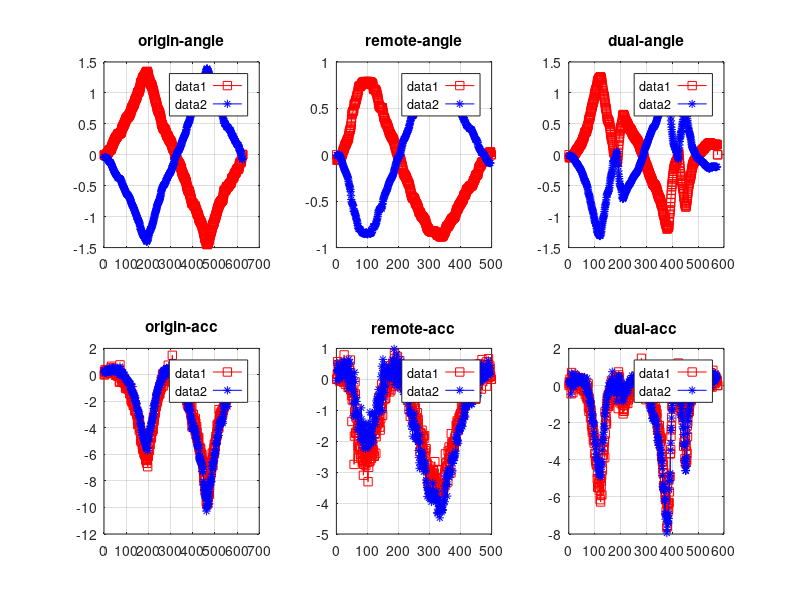
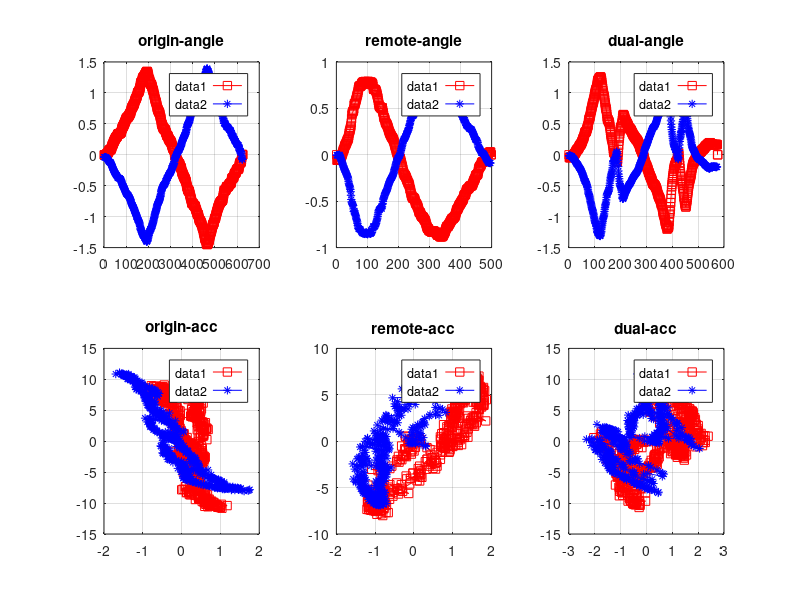
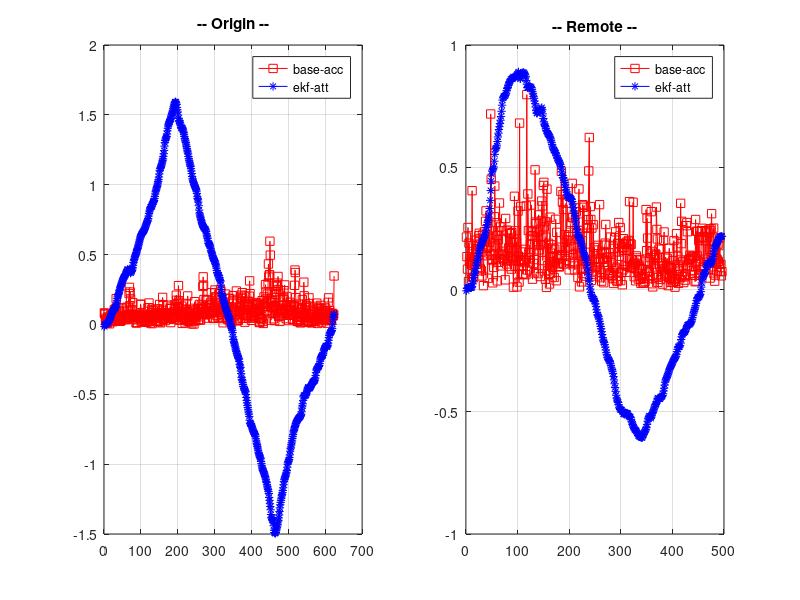

Reproduce these figures in MATLAB, in order.
%%%%%%%%%%%%%%%%%%%%%%%%%%%%%%%%%%%%%%%%%%%%%%%%%%%%%%%%%%%%%%%%%%%%%%%%%%%%%%%%%%%%%%%%%5
%%%% Gesture Roll analyse 
%%%%
%%%%            ZHAOCHAO
%%%%                2016-11-08
%%%%%%%%%%%%%%%%%%%%%%%%%%%%%%%%%%%%%%%%%%%%%%%%%%%%%%%%%%%%%%%%%%%%%%%%%%%%%%%%%%%%%%%%%%%%%%%%%%
%%%%

figure(1);
figure(2);

%%%% roll-origin 

load data_origin_slow.dat

dat = data_origin_slow;

index_left = find(dat(:,1) == 0);
origin_left_att = dat(index_left, 2:4);
origin_left_acc = dat(index_left, 8:10);
origin_left_gyro = dat(index_left, 5:7);


index_right = find(dat(:,1) == 2);
origin_right_att = dat(index_right, 2:4);
origin_right_acc = dat(index_right, 8:10);
origin_right_gyro = dat(index_right, 5:7);

figure(1);
% att
% x-t, y-z
subplot(2,3,1);
tmp_t = [1: 1: size(origin_left_att(:,1), 1)];
plot(tmp_t, origin_left_att(:,2), 'rs-');
hold on;
tmp_t = [1: 1: size(origin_right_att(:,1), 1)];
plot(tmp_t, origin_right_att(:,2), 'b*-');
grid on;
legend('left', 'right');
title('origin-angle');

% acc
% x-x, y-z
subplot(2,3,4);
tmp_t = [1: 1: size(origin_left_acc(:,1), 1)];
plot(tmp_t, origin_left_acc(:,2), 'rs-');
hold on;
tmp_t = [1: 1: size(origin_right_acc(:,1), 1)];
plot(tmp_t, origin_right_acc(:,2), 'b*-');
grid on;
legend('left', 'right');
title('origin-acc');

figure(2);
% att
% x-t, y-z
subplot(2,3,1);
tmp_t = [1: 1: size(origin_left_att(:,1), 1)];
plot(tmp_t, origin_left_att(:,2), 'rs-');
hold on;
tmp_t = [1: 1: size(origin_right_att(:,1), 1)];
plot(tmp_t, origin_right_att(:,2), 'b*-');
grid on;
legend('left', 'right');
title('origin-angle');

% acc
% x-x, y-z
subplot(2,3,4);
plot(origin_left_acc(:,1), origin_left_acc(:,3), 'rs-');
hold on;
plot(origin_right_acc(:,1), origin_right_acc(:,3), 'b*-');
grid on;
legend('left', 'right');
title('origin-acc');


%%%% roll-remote

load data_remote_slow.dat

dat = data_remote_slow;

index_left = find(dat(:,1) == 0);
remote_left_att = dat(index_left, 2:4);
remote_left_acc = dat(index_left, 8:10);
remote_left_gyro = dat(index_left, 5:7);

index_right = find(dat(:,1) == 2);
remote_right_att = dat(index_right, 2:4);
remote_right_acc = dat(index_right, 8:10);
remote_right_gyro = dat(index_right, 5:7);

figure(1);
% att
% x-x, y-z
subplot(2,3,2);
tmp_t = [1: 1: size(remote_left_att(:,1), 1)];
plot(tmp_t, remote_left_att(:,2), 'rs-');
hold on;
tmp_t = [1: 1: size(remote_right_att(:,1), 1)];
plot(tmp_t, remote_right_att(:,2), 'b*-');
grid on;
legend('left', 'right');
title('remote-angle');

% acc
% x-x, y-z
subplot(2,3,5);
tmp_t = [1: 1: size(remote_left_acc(:,1), 1)];
plot(tmp_t, remote_left_acc(:,2), 'rs-');
hold on;
tmp_t = [1: 1: size(remote_right_acc(:,1), 1)];
plot(tmp_t, remote_right_acc(:,2), 'b*-');
grid on;
legend('left', 'right');
title('remote-acc');


figure(2);
% att
% x-x, y-z
subplot(2,3,2);
tmp_t = [1: 1: size(remote_left_att(:,1), 1)];
plot(tmp_t, remote_left_att(:,2), 'rs-');
hold on;
tmp_t = [1: 1: size(remote_right_att(:,1), 1)];
plot(tmp_t, remote_right_att(:,2), 'b*-');
grid on;
legend('left', 'right');
title('remote-angle');

% acc
% x-x, y-z
subplot(2,3,5);
plot(remote_left_acc(:,1), remote_left_acc(:,3), 'rs-');
hold on;
plot(remote_right_acc(:,1), remote_right_acc(:,3), 'b*-');
grid on;
legend('left', 'right');
title('remote-acc');


%%%% roll-dual

load data_dual_slow.dat

dat = data_dual_slow;

index_left = find(dat(:,1) == 0);
dual_left_att = dat(index_left, 2:4);
dual_left_acc = dat(index_left, 8:10);
dual_left_gyro = dat(index_left, 5:7);

index_right = find(dat(:,1) == 2);
dual_right_att = dat(index_right, 2:4);
dual_right_acc = dat(index_right, 8:10);
dual_right_gyro = dat(index_right, 5:7);


figure(1);
% att
% x-x, y-z
subplot(2,3,3);
tmp_t = [1: 1: size(dual_left_att(:,1), 1)];
plot(tmp_t, dual_left_att(:,2), 'rs-');
hold on;
tmp_t = [1: 1: size(dual_right_att(:,1), 1)];
plot(tmp_t, dual_right_att(:,2), 'b*-');
grid on;
legend('left', 'right');
title('dual-angle');

% acc
% x-x, y-z
subplot(2,3,6);
tmp_t = [1: 1: size(dual_left_acc(:,1), 1)];
plot(tmp_t, dual_left_acc(:,2), 'rs-');
hold on;
tmp_t = [1: 1: size(dual_right_acc(:,1), 1)];
plot(tmp_t, dual_right_acc(:,2), 'b*-');
grid on;
legend('left', 'right');
title('dual-acc');


figure(2);
% att
% x-x, y-z
subplot(2,3,3);
tmp_t = [1: 1: size(dual_left_att(:,1), 1)];
plot(tmp_t, dual_left_att(:,2), 'rs-');
hold on;
tmp_t = [1: 1: size(dual_right_att(:,1), 1)];
plot(tmp_t, dual_right_att(:,2), 'b*-');
grid on;
legend('left', 'right');
title('dual-angle');

% acc
% x-x, y-z
subplot(2,3,6);
plot(dual_left_acc(:,1), dual_left_acc(:,3), 'rs-');
hold on;
plot(dual_right_acc(:,1), dual_right_acc(:,3), 'b*-');
grid on;
legend('left', 'right');
title('dual-acc');


%%%%%%%%%%%%%%%%%%%%%%%%%%%%%%%%%%%%%%%%%%%%%%%%%%%%%%%%%%%%%%%%%%%%%%%%%%%%%%%%%%%%%%%%%%%%%%%%%%%
%%%%  Origin
%%%%  delta-theta

SLIDE_WINDOWS_WIDTH = 0;

origin_size = min(min(size(origin_left_att, 1), size(origin_left_acc, 1)), ...
    min(size(origin_right_att, 1), size(origin_right_acc, 1))) - SLIDE_WINDOWS_WIDTH;

delta_origin_left_att = zeros(origin_size, 3);
delta_origin_left_acc = zeros(origin_size, 3);
delta_origin_left_gyro = zeros(origin_size, 3);
delta_origin_left_t = zeros(origin_size, 1);

delta_origin_right_att = zeros(origin_size, 3);
delta_origin_right_acc = zeros(origin_size, 3);
delta_origin_right_gyro = zeros(origin_size, 3);
delta_origin_right_t = zeros(origin_size, 1);

% origin_left_att & origin_left_acc
% origin_right_att & origin_right_acc
for index = 1 : origin_size
    delta_origin_left_att(index, :) = sum(origin_left_att(index : (index + SLIDE_WINDOWS_WIDTH), :))/(SLIDE_WINDOWS_WIDTH + 1);
    delta_origin_left_acc(index, :) = sum(origin_left_acc(index : (index + SLIDE_WINDOWS_WIDTH), :))/(SLIDE_WINDOWS_WIDTH + 1);
    delta_origin_left_gyro(index, :) = sum(origin_left_gyro(index : (index + SLIDE_WINDOWS_WIDTH), :))/(SLIDE_WINDOWS_WIDTH + 1);
    
    delta_origin_right_att(index, :) = sum(origin_right_att(index : (index + SLIDE_WINDOWS_WIDTH), :))/(SLIDE_WINDOWS_WIDTH + 1);
    delta_origin_right_acc(index, :) = sum(origin_right_acc(index : (index + SLIDE_WINDOWS_WIDTH), :))/(SLIDE_WINDOWS_WIDTH + 1);
    delta_origin_right_gyro(index, :) = sum(origin_right_gyro(index : (index + SLIDE_WINDOWS_WIDTH), :))/(SLIDE_WINDOWS_WIDTH + 1);
end

for index = 1 : origin_size -1
   delta_origin_left_acc(index, :) = origin_left_acc(index + 1, :) - origin_left_acc(index, :); 
%    delta_origin_left_t(index) = sum(delta_origin_left_att(index, 1) / delta_origin_left_gyro(index, 1) ...
%                                     + delta_origin_left_att(index, 2) / delta_origin_left_gyro(index, 2) ...
%                                     + delta_origin_left_att(index, 3) / delta_origin_left_gyro(index, 3)) / 3;
   
   delta_origin_right_acc(index, :) = origin_right_acc(index + 1, :) - origin_right_acc(index, :);
%    delta_origin_right_t(index) = sum(delta_origin_right_att(index, 1) / delta_origin_right_gyro(index, 1) ...
%                                     + delta_origin_right_att(index, 2) / delta_origin_right_gyro(index, 2) ...
%                                     + delta_origin_right_att(index, 3) / delta_origin_right_gyro(index, 3)) / 3;

end

delta_origin_acc = (delta_origin_left_acc + delta_origin_right_acc) / 2;
delta_origin_gyro = (delta_origin_left_gyro - delta_origin_right_gyro) / 2;
delta_origin_att = (delta_origin_left_att - delta_origin_right_att) / 2;

m_delta_origin_acc = zeros(1, origin_size);
m_delta_origin_gyro = zeros(1, origin_size);

for index = 1 : origin_size
% % %     m_delta_origin_acc(index) = sqrt( abs(delta_origin_acc(index, 1) .* delta_origin_acc(index, 1) ...
% % %                             + delta_origin_acc(index, 2) .* delta_origin_acc(index, 2) ...
% % %                             + delta_origin_acc(index, 3) .* delta_origin_acc(index, 3)));
% % %     m_delta_origin_gyro(index) = sqrt( abs(delta_origin_left_gyro(index, 1) .* delta_origin_gyro(index, 1) ...
% % %                             + delta_origin_gyro(index, 2) .* delta_origin_gyro(index, 2) ...
% % %                             + delta_origin_gyro(index, 3) .* delta_origin_gyro(index, 3)));

    m_delta_origin_acc(index) = sqrt( abs(delta_origin_acc(index, 1) .* delta_origin_acc(index, 1) ...
                            + delta_origin_acc(index, 3) .* delta_origin_acc(index, 3)));
    m_delta_origin_gyro(index) = sqrt( abs(delta_origin_left_gyro(index, 1) .* delta_origin_gyro(index, 1) ...
                            + delta_origin_gyro(index, 3) .* delta_origin_gyro(index, 3)));
end

% % % tmp_origin_left_att ./ delta_origin_left_acc
% % % delta_origin_left_att ./ delta_origin_left_acc
% % % delta_origin_left_gyro ./ delta_origin_left_acc
% % % delta_origin_left_gyro ./ delta_origin_acc 

kdt = (m_delta_origin_gyro ./ m_delta_origin_acc);

%%%% mean
display('origin[m_gyro/m_delta_acc]_mean: ');
mean(kdt)

%%%% var
display('origin[m_gyro/m_delta_acc]_var: ')
var(kdt)

%%%% std
display('origin[m_gyro/m_delta_acc]_std: ')
std(kdt)

% % % origin_left_dt = sum(delta_origin_left_t) / (size(delta_origin_left_t, 1)-1)
% % % origin_right_dt = sum(delta_origin_right_t) / (size(delta_origin_right_t, 1)-1)
% % % 
% % % origin_left_vec = delta_origin_left_acc .* origin_left_dt;
% % % origin_right_vec = delta_origin_right_acc .* origin_right_dt;

figure(4);

subplot(1, 2, 1);
tmp_t = [1: 1: size(m_delta_origin_acc, 2)];
plot(tmp_t, m_delta_origin_acc, 'rs-');
hold on;
tmp_t = [1: 1: size(delta_origin_att(:,1), 1)];
plot(tmp_t, delta_origin_att(:,2), 'b*-');
grid on;
legend('base-acc', 'ekf-att');
title('-- Origin --');



%%%%%%%%%%%%%%%%%%%%%%%%%%%%%%%%%%%%%%%%%%%%%%%%%%%%%%%%%%%%%%%%%%%%%%%%%%%%%%%%%%%%%%%%%%%%%%%%%%%%%%
%%%%  Remote 
%%%%  delta-theta

SLIDE_WINDOWS_WIDTH = 0;

remote_size = min(min(size(remote_left_att, 1), size(remote_left_acc, 1)), ...
    min(size(remote_right_att, 1), size(remote_right_acc, 1))) - SLIDE_WINDOWS_WIDTH;

delta_remote_left_att = zeros(remote_size, 3);
delta_remote_left_acc = zeros(remote_size, 3);
delta_remote_left_gyro = zeros(remote_size, 3);
delta_remote_left_t = zeros(remote_size, 1);

delta_remote_right_att = zeros(remote_size, 3);
delta_remote_right_acc = zeros(remote_size, 3);
delta_remote_right_gyro = zeros(remote_size, 3);
delta_remote_right_t = zeros(remote_size, 1);

% origin_left_att & origin_left_acc
% origin_right_att & origin_right_acc
for index = 1 : remote_size
    delta_remote_left_att(index, :) = sum(remote_left_att(index : (index + SLIDE_WINDOWS_WIDTH), :))/(SLIDE_WINDOWS_WIDTH + 1);
    delta_remote_left_acc(index, :) = sum(remote_left_acc(index : (index + SLIDE_WINDOWS_WIDTH), :))/(SLIDE_WINDOWS_WIDTH + 1);
    delta_remote_left_gyro(index, :) = sum(remote_left_gyro(index : (index + SLIDE_WINDOWS_WIDTH), :))/(SLIDE_WINDOWS_WIDTH + 1);
    
    delta_remote_right_att(index, :) = sum(remote_right_att(index : (index + SLIDE_WINDOWS_WIDTH), :))/(SLIDE_WINDOWS_WIDTH + 1);
    delta_remote_right_acc(index, :) = sum(remote_right_acc(index : (index + SLIDE_WINDOWS_WIDTH), :))/(SLIDE_WINDOWS_WIDTH + 1);
    delta_remote_right_gyro(index, :) = sum(remote_right_gyro(index : (index + SLIDE_WINDOWS_WIDTH), :))/(SLIDE_WINDOWS_WIDTH + 1);
end

for index = 1 : remote_size -1
   delta_remote_left_acc(index, :) = remote_left_acc(index + 1, :) - remote_left_acc(index, :); 
%    delta_origin_left_t(index) = sum(delta_origin_left_att(index, 1) / delta_origin_left_gyro(index, 1) ...
%                                     + delta_origin_left_att(index, 2) / delta_origin_left_gyro(index, 2) ...
%                                     + delta_origin_left_att(index, 3) / delta_origin_left_gyro(index, 3)) / 3;
   
   delta_remote_right_acc(index, :) = remote_right_acc(index + 1, :) - remote_right_acc(index, :);
%    delta_origin_right_t(index) = sum(delta_origin_right_att(index, 1) / delta_origin_right_gyro(index, 1) ...
%                                     + delta_origin_right_att(index, 2) / delta_origin_right_gyro(index, 2) ...
%                                     + delta_origin_right_att(index, 3) / delta_origin_right_gyro(index, 3)) / 3;

end

delta_remote_acc = (delta_remote_left_acc - delta_remote_right_acc) / 2;
delta_remote_gyro = (delta_remote_left_gyro - delta_remote_right_gyro) / 2;
delta_remote_att = (delta_remote_left_att - delta_remote_right_att) / 2;

m_delta_remote_acc = zeros(1, remote_size);
m_delta_remote_gyro = zeros(1, remote_size);

for index = 1 : remote_size
% % %     m_delta_remote_acc(index) = sqrt( abs(delta_remote_acc(index, 1) .* delta_remote_acc(index, 1) ...
% % %                             + delta_remote_acc(index, 2) .* delta_remote_acc(index, 2) ...
% % %                             + delta_remote_acc(index, 3) .* delta_remote_acc(index, 3)));
% % %     m_delta_remote_gyro(index) = sqrt( abs(delta_remote_left_gyro(index, 1) .* delta_remote_gyro(index, 1) ...
% % %                             + delta_remote_gyro(index, 2) .* delta_remote_gyro(index, 2) ...
% % %                             + delta_remote_gyro(index, 3) .* delta_remote_gyro(index, 3)));
% % %                         
% % %     m_delta_remote_acc(index) = sqrt( abs(delta_remote_acc(index, 2) .* delta_remote_acc(index, 2)));
% % %     m_delta_remote_gyro(index) = sqrt( abs(delta_remote_left_gyro(index, 2) .* delta_remote_gyro(index, 2)));

    m_delta_remote_acc(index) = sqrt( abs(delta_remote_acc(index, 1) .* delta_remote_acc(index, 1) ...
                            + delta_remote_acc(index, 3) .* delta_remote_acc(index, 3)));
    m_delta_remote_gyro(index) = sqrt( abs(delta_remote_left_gyro(index, 1) .* delta_remote_gyro(index, 1) ...
                            + delta_remote_gyro(index, 3) .* delta_remote_gyro(index, 3)));

end

% % % tmp_origin_left_att ./ delta_origin_left_acc
% % % delta_origin_left_att ./ delta_origin_left_acc
% % % delta_origin_left_gyro ./ delta_origin_left_acc
% % % delta_origin_left_gyro ./ delta_origin_acc 

kdt = (m_delta_remote_gyro ./ m_delta_remote_acc);

%%%% mean
display('Remote[m_gyro/m_delta_acc]_mean: ');
mean(kdt)

%%%% var
display('Remote[m_gyro/m_delta_acc]_var: ');
var(kdt)

%%%% std
display('Remote[m_gyro/m_delta_acc]_std: ');
std(kdt)

figure(4);

subplot(1, 2, 2);
tmp_t = [1: 1: size(m_delta_remote_acc, 2)];
plot(tmp_t, m_delta_remote_acc, 'rs-');
hold on;
tmp_t = [1: 1: size(delta_remote_att(:,1), 1)];
plot(tmp_t, delta_remote_att(:,2), 'b*-');
grid on;
legend('base-acc', 'ekf-att');
title('-- Remote --');

% origin_left_dt = sum(delta_remote_left_t) / (size(delta_remote_left_t, 1)-1)
% origin_right_dt = sum(delta_remote_right_t) / (size(delta_remote_right_t, 1)-1)
% 
% origin_left_vec = delta_remote_left_acc .* origin_left_dt;
% origin_right_vec = delta_remote_right_acc .* origin_right_dt;
% 
% 
% (origin_left_vec ./ 0.03) - delta_origin_left_gyro





% SLIDE_WINDOWS_WIDTH = 3;
% 
% remote_size = min(min(size(remote_left_att, 1), size(remote_left_acc, 1)), ...
%     min(size(remote_right_att, 1), size(remote_right_acc, 1))) - SLIDE_WINDOWS_WIDTH;
% 
% delta_remote_left_att = zeros(remote_size, 3);
% delta_remote_left_acc = zeros(remote_size, 3);
% delta_remote_left_gyro = zeros(remote_size, 3);
% delta_remote_left_t = zeros(remote_size, 1);
% 
% delta_remote_right_att = zeros(remote_size, 3);
% delta_remote_right_acc = zeros(remote_size, 3);
% delta_remote_right_gyro = zeros(remote_size, 3);
% delta_remote_right_t = zeros(remote_size, 1);
% 
% for index = 1 : remote_size
%     
% end
